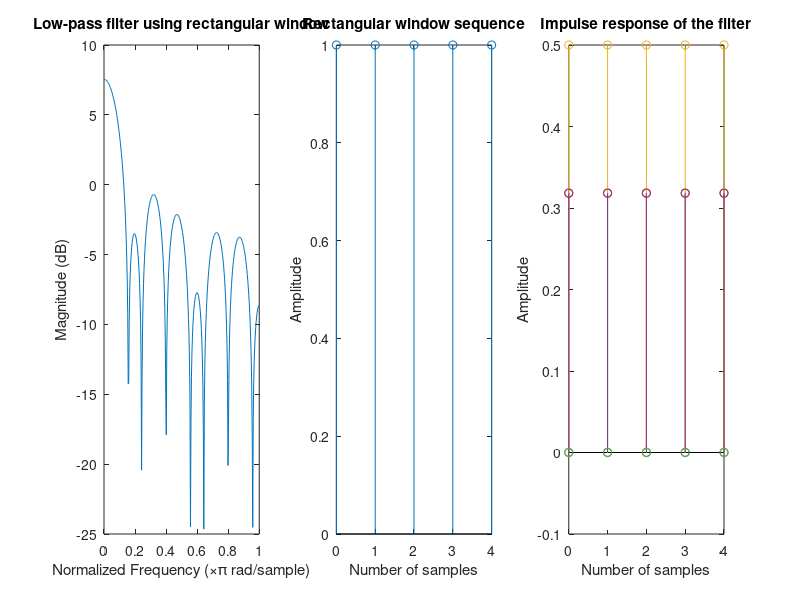

Reproduce this figure in MATLAB.
clc;
clear all;
close all;

% Parameters
wc = 0.5 * pi;
N = input("Enter N: ");
n = 0:1:N-1;
alpha = (N - 1) / 2;
eps = 0.001;

% Calculate ideal impulse response hd for the low-pass filter
hd = sin(wc * (n - alpha + eps)) ./ (pi * (n - alpha + eps));

% Apply rectangular window
wr = boxcar(N);
hn = hd .* wr;

% Define frequency range for frequency response
w = 0:0.01:pi;
h = freqz(hn(:), 1, w);

% Plot 1: Frequency Response
subplot(1, 3, 1);
plot(w / pi, 10 * log10(abs(h)));
title('Low-pass filter using rectangular window');
xlabel('Normalized Frequency (\times\pi rad/sample)');
ylabel('Magnitude (dB)');

% Plot 2: Rectangular Window Sequence
subplot(1, 3, 2);
stem(n, wr);
title('Rectangular window sequence');
xlabel('Number of samples');
ylabel('Amplitude');

% Plot 3: Impulse Response of the Filter
subplot(1, 3, 3);
stem(n, hn);
title('Impulse response of the filter');
xlabel('Number of samples');
ylabel('Amplitude');
